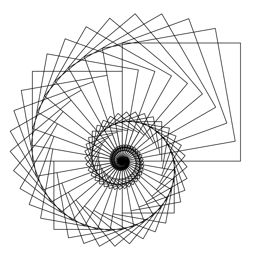
#> input picture Lab3/Nautilus.pgm, 256 x 256 px
$ python combined.py
#> lines starting #> are read from the running program, lines starting #| are printed output that depends on the picture
#Import libraries
from pylab import *
import cv2

#Load image
#path  = r"Globe.pgm"
path  = r"Nautilus.pgm"
src = cv2.imread(path,0)
#> src is the input picture: shape (256, 256); min 0, max 255, mean 231.8
N = shape(src)[0]
#> N = 256

def varblur(src) :
    Nr,Nc = shape(src)
#> Nr = 256; Nc = 256
    fin = np.zeros(shape(src))
    #Go along rows and then along columns
    kmax = 13
    for i in range(kmax,Nr+kmax) :
        for j in range(kmax,Nc+kmax) :
            #Obtain blur kernel-sigma values
            A = 2
            B = (N*N/2)/(-np.log(0.01/A))
            ioff = i-kmax
            joff = j-kmax
            sig = 1

            #Apply kernel on the image
            #print(sig)
            kernel = generate_kernel(sig)
            kext = len(kernel)//2

            img = np.zeros((int(Nr+2*kmax),int(Nc+2*kmax)))

            img[kmax:Nr+kmax,kmax:Nc+kmax] = src
            patch = np.zeros(shape(kernel))
            patch = img[i-kext:i+kext+1,j-kext:j+kext+1]
            patch = patch*kernel
            #print(sum(patch))
            fin[i-kmax,j-kmax] = sum(patch)
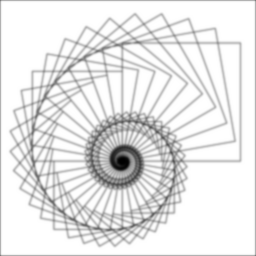
#> fin: shape (256, 256) float64; min 0.00983, max 255, mean 230.3
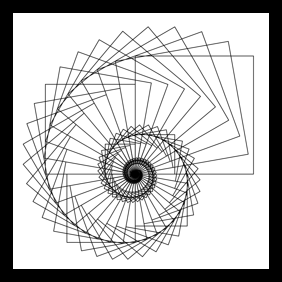
#> img: shape (282, 282) float64; min 0, max 255, mean 191
            #print(fin[i-kmax,j-kmax])
    #print(len(np.where(fin==0)[0]))
    #print(fin)
    return fin

def invblur(src,kernel) :
    kext = len(kernel)//2
    Nr,Nc = shape(src)
    img = np.zeros((int(Nr+2*kext),int(Nc+2*kext)))
    fin = np.zeros(shape(src))
    img[kext:Nr+kext,kext:Nc+kext] = src
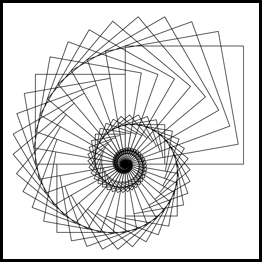
#> img: shape (262, 262) float64; min 0, max 255, mean 221.3
    patch = np.zeros(shape(kernel))
    #Go along rows and then along columns
    for i in range(kext,Nr+kext) :
        for j in range(kext,Nc+kext) :
            patch = img[i-kext:i+kext+1,j-kext:j+kext+1]
            patch = patch*kernel
            fin[i-kext,j-kext] = sum(patch)

    return fin

#Obtain kernel for given sigma
def generate_kernel(sig) :
    k = int(ceil(6*sig +1))
    if k%2 == 0 :
        k = k+1
    kernel = np.zeros((k,k))
    mid = k//2
    for i in range(0,mid+1) :
        row = np.arange(mid+i,k)
        roweff = row-mid
        kernel[mid-i,row] = (1/(2*pi*sig*sig))*exp(-(roweff*roweff + i*i)/(2*sig*sig))
        kernel[mid-roweff[1:],mid+i] = kernel[mid-i,row][1:]

    kernel[:mid+1,:mid] = np.fliplr(kernel[:mid+1,mid+1:])
    kernel[mid+1:,:] = np.flipud(kernel[:mid,:])
    kernel = kernel/sum(kernel)
    return kernel

sig = 1
tgt = varblur(src)
kernel = generate_kernel(sig)
#print(kernel)
tgt2 = invblur(src,kernel)

#Plots
plt.imshow(tgt, cmap = "gray")
plt.axis("off")
plt.show()

plt.imshow(tgt2, cmap = "gray")
plt.axis("off")
plt.show()
plt.imshow(abs(tgt-tgt2),cmap = "gray")
plt.axis("off")
plt.show()
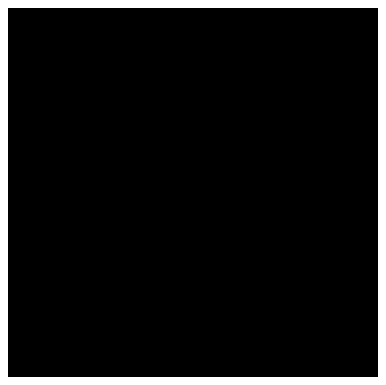
#> figure drawn by matplotlib, 1 panel
